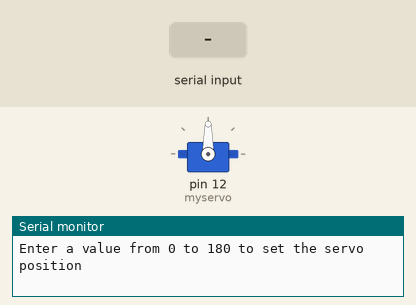
Simulated run of this sketch. Board: Arduino Leonardo, built with avr-gcc and run on an emulated ATmega32U4. Parts: servo, the last lines printed to the serial monitor. The inputs (shaded band) are chosen by the test bench.

Above: at 1.2 s.
1.3 s: "90,45\n" received over Serial
At 3.6 s:
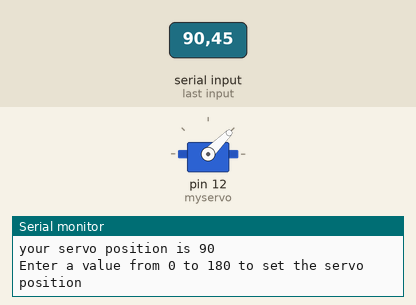
4.3 s: "30,150\n" received over Serial
At 4.8 s:
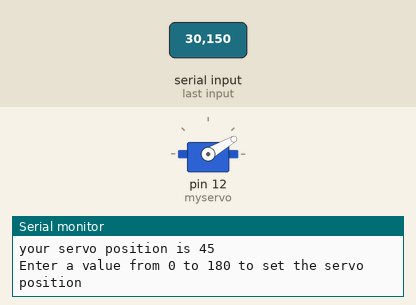
7.3 s: "200\n" received over Serial
At 8.5 s:
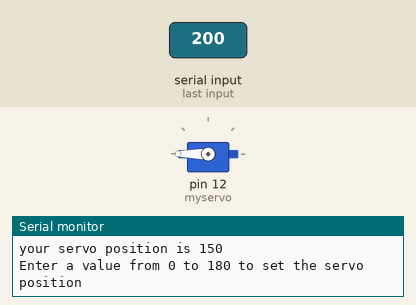
10.3 s: "90\n" received over Serial
At 14.9 s:
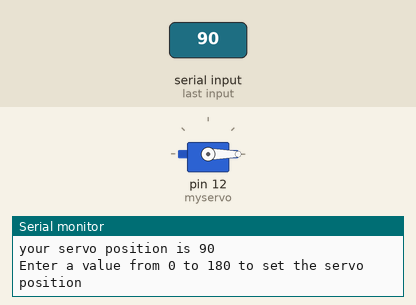
Timing chart, 0 to 15.3 s (numbered marks = the images above; inputs shaded):
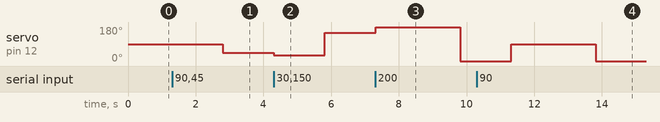

Measured:
- after the input at 1.3 s, servo on pin 12 (myservo): 90° → 45° after 1.5 s
- after the input at 4.3 s, servo on pin 12 (myservo): 45° → 30° at once, → 150° 1.5 s later
- after the input at 7.3 s, servo on pin 12 (myservo): 150° → 180° at once, → 0° 2.5 s later
- after the input at 10.3 s, servo on pin 12 (myservo): 0° → 90° after 1.0 s, → 0° 2.5 s later

The sketch:

calibrate_servo_serial_monitor.ino
```cpp
//~~~~ This will set the servo postion using the serial monitor.

//~~~~NOTE: For this to work correctly you must have "no line ending" selected in the dropdown on the bottom
//~~~~of the Serial monitor. If you don't an extra \n is added and parsed into a "0" alternately you could
//~~~~use parseFloat() because that will leave non number characters behind
//~~~~ but you will also have to do junk=serial.read() to clear the buffer before you can read again.

// turn servo left 60 right 110
// open servo 62 open 180 close


#include <Servo.h>
int pos; // servo position
Servo myservo;  // create servo object to control a servo

void setup(){
  myservo.attach(12);  // attaches the servo on pin 9 to the servo object
  Serial.begin(9600); // Sets up communication with the serial monitor
  while (!Serial); // wait for serial port to connect. Needed for Leonardo only
  instructions();
}//end setup

void loop(){
  if (Serial.available()>0) { // Checks for a character in the serial monitor
    pos = Serial.parseInt();

    myservo.write(pos);  // tell servo to go to position in variable 'pos'
    delay(1500); //give the servo a second to get there

    Serial.print("your servo position is ");
    Serial.println(pos);
    Serial.println("");

    instructions();
  }

}//end loop

void instructions(){
    Serial.println("Enter a value from 0 to 180 to set the servo position");
    Serial.println("");
}//end instructions
```
